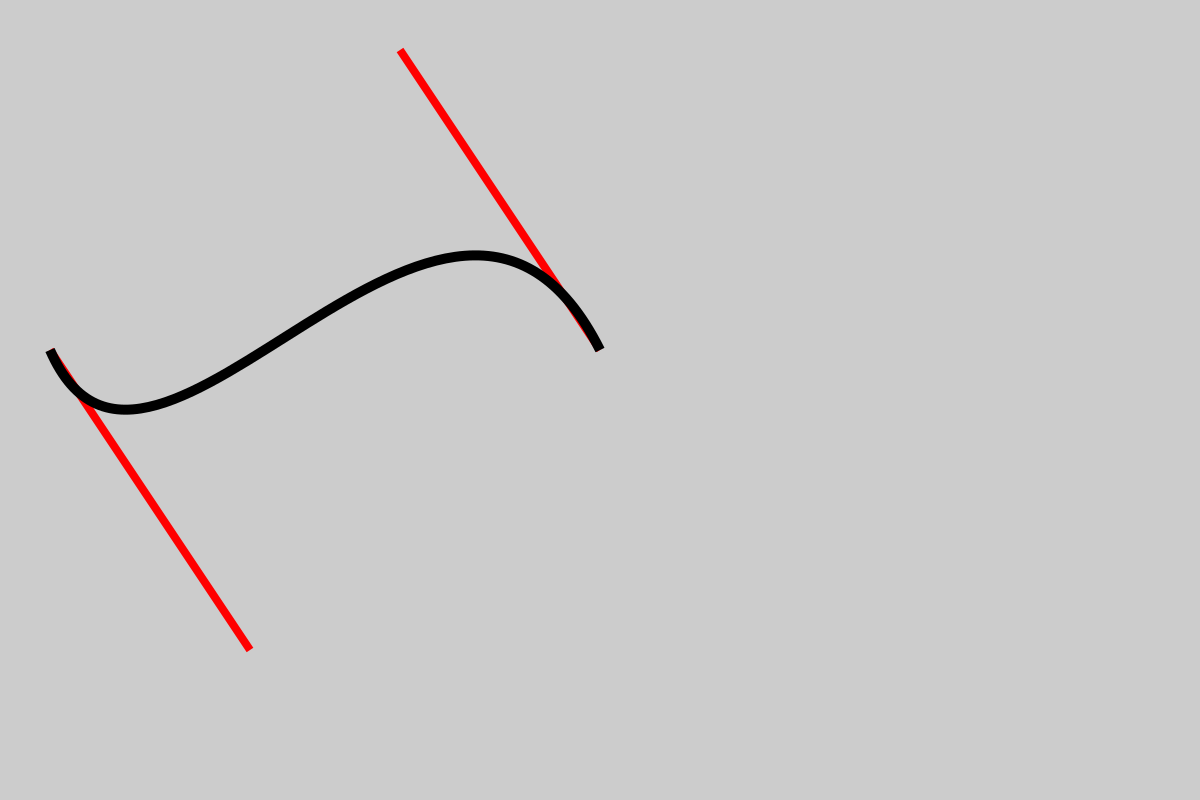

Write the Python code that produced this figure.
import cairo

surface = cairo.ImageSurface(cairo.FORMAT_ARGB32, 1200, 800)
ctx = cairo.Context(surface)
ctx.set_source_rgb(0.8, 0.8, 0.8)
ctx.paint()


ctx.move_to(50, 350)
ctx.line_to(250, 650)
ctx.set_source_rgb(1, 0, 0)
ctx.set_line_width(8)
ctx.stroke()

ctx.move_to(400, 50)
ctx.line_to(600, 350)
ctx.set_source_rgb(1, 0, 0)
ctx.set_line_width(8)
ctx.stroke()

ctx.move_to(50, 350)
ctx.curve_to(150, 580, 450, 50, 600, 350)
ctx.set_source_rgb(0, 0, 0)
ctx.set_line_width(10)
ctx.stroke()


surface.write_to_png("practice.jpg")
